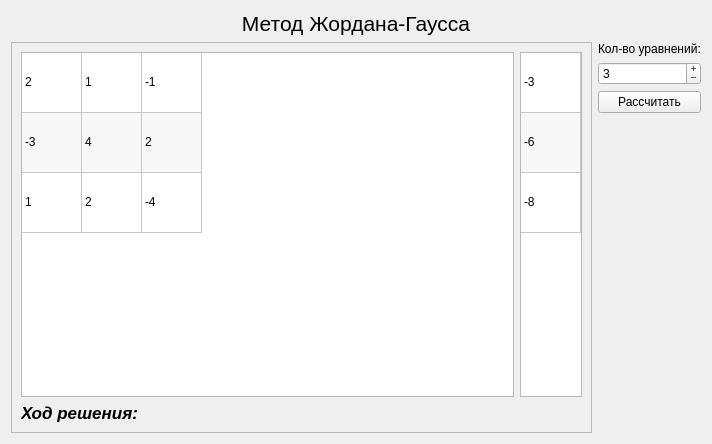
<?xml version="1.0" encoding="UTF-8"?>
<ui version="4.0">
 <class>Gauss</class>
 <widget class="QWidget" name="Gauss">
  <property name="geometry">
   <rect>
    <x>0</x>
    <y>0</y>
    <width>712</width>
    <height>444</height>
   </rect>
  </property>
  <property name="windowTitle">
   <string>Form</string>
  </property>
  <layout class="QVBoxLayout" name="verticalLayout">
   <item>
    <widget class="QLabel" name="labLabel">
     <property name="font">
      <font>
       <pointsize>16</pointsize>
       <weight>50</weight>
       <italic>false</italic>
       <bold>false</bold>
      </font>
     </property>
     <property name="autoFillBackground">
      <bool>false</bool>
     </property>
     <property name="text">
      <string>Метод Жордана-Гаусса</string>
     </property>
     <property name="textFormat">
      <enum>Qt::AutoText</enum>
     </property>
     <property name="alignment">
      <set>Qt::AlignCenter</set>
     </property>
    </widget>
   </item>
   <item>
    <layout class="QHBoxLayout" name="mainLayout">
     <item>
      <widget class="QScrollArea" name="srcArea">
       <property name="widgetResizable">
        <bool>true</bool>
       </property>
       <widget class="QWidget" name="srcContents">
        <property name="geometry">
         <rect>
          <x>0</x>
          <y>0</y>
          <width>556</width>
          <height>388</height>
         </rect>
        </property>
        <layout class="QVBoxLayout" name="verticalLayout_3">
         <item>
          <layout class="QVBoxLayout" name="srcLayout">
           <item>
            <layout class="QHBoxLayout" name="conditionLayout">
             <item>
              <widget class="QTableWidget" name="conditionTableWidget">
               <property name="minimumSize">
                <size>
                 <width>182</width>
                 <height>182</height>
                </size>
               </property>
               <property name="editTriggers">
                <set>QAbstractItemView::AnyKeyPressed|QAbstractItemView::CurrentChanged|QAbstractItemView::DoubleClicked|QAbstractItemView::EditKeyPressed</set>
               </property>
               <property name="alternatingRowColors">
                <bool>true</bool>
               </property>
               <property name="selectionMode">
                <enum>QAbstractItemView::NoSelection</enum>
               </property>
               <property name="rowCount">
                <number>3</number>
               </property>
               <property name="columnCount">
                <number>3</number>
               </property>
               <attribute name="horizontalHeaderVisible">
                <bool>false</bool>
               </attribute>
               <attribute name="horizontalHeaderDefaultSectionSize">
                <number>60</number>
               </attribute>
               <attribute name="horizontalHeaderStretchLastSection">
                <bool>false</bool>
               </attribute>
               <attribute name="verticalHeaderVisible">
                <bool>false</bool>
               </attribute>
               <attribute name="verticalHeaderCascadingSectionResizes">
                <bool>false</bool>
               </attribute>
               <attribute name="verticalHeaderDefaultSectionSize">
                <number>60</number>
               </attribute>
               <attribute name="verticalHeaderHighlightSections">
                <bool>false</bool>
               </attribute>
               <attribute name="verticalHeaderMinimumSectionSize">
                <number>23</number>
               </attribute>
               <row/>
               <row/>
               <row/>
               <column/>
               <column/>
               <column/>
               <item row="0" column="0">
                <property name="text">
                 <string>2</string>
                </property>
               </item>
               <item row="0" column="1">
                <property name="text">
                 <string>1</string>
                </property>
               </item>
               <item row="0" column="2">
                <property name="text">
                 <string>-1</string>
                </property>
               </item>
               <item row="1" column="0">
                <property name="text">
                 <string>-3</string>
                </property>
               </item>
               <item row="1" column="1">
                <property name="text">
                 <string>4</string>
                </property>
               </item>
               <item row="1" column="2">
                <property name="text">
                 <string>2</string>
                </property>
               </item>
               <item row="2" column="0">
                <property name="text">
                 <string>1</string>
                </property>
               </item>
               <item row="2" column="1">
                <property name="text">
                 <string>2</string>
                </property>
               </item>
               <item row="2" column="2">
                <property name="text">
                 <string>-4</string>
                </property>
               </item>
              </widget>
             </item>
             <item>
              <widget class="QTableWidget" name="conditionColumnWidget">
               <property name="minimumSize">
                <size>
                 <width>62</width>
                 <height>62</height>
                </size>
               </property>
               <property name="maximumSize">
                <size>
                 <width>62</width>
                 <height>16777215</height>
                </size>
               </property>
               <property name="verticalScrollBarPolicy">
                <enum>Qt::ScrollBarAsNeeded</enum>
               </property>
               <property name="horizontalScrollBarPolicy">
                <enum>Qt::ScrollBarAsNeeded</enum>
               </property>
               <property name="sizeAdjustPolicy">
                <enum>QAbstractScrollArea::AdjustIgnored</enum>
               </property>
               <property name="editTriggers">
                <set>QAbstractItemView::AnyKeyPressed|QAbstractItemView::CurrentChanged|QAbstractItemView::DoubleClicked|QAbstractItemView::EditKeyPressed</set>
               </property>
               <property name="alternatingRowColors">
                <bool>true</bool>
               </property>
               <property name="selectionMode">
                <enum>QAbstractItemView::NoSelection</enum>
               </property>
               <property name="rowCount">
                <number>3</number>
               </property>
               <property name="columnCount">
                <number>1</number>
               </property>
               <attribute name="horizontalHeaderVisible">
                <bool>false</bool>
               </attribute>
               <attribute name="horizontalHeaderDefaultSectionSize">
                <number>60</number>
               </attribute>
               <attribute name="horizontalHeaderHighlightSections">
                <bool>false</bool>
               </attribute>
               <attribute name="verticalHeaderVisible">
                <bool>false</bool>
               </attribute>
               <attribute name="verticalHeaderDefaultSectionSize">
                <number>60</number>
               </attribute>
               <attribute name="verticalHeaderHighlightSections">
                <bool>false</bool>
               </attribute>
               <attribute name="verticalHeaderMinimumSectionSize">
                <number>23</number>
               </attribute>
               <row/>
               <row/>
               <row/>
               <column/>
               <item row="0" column="0">
                <property name="text">
                 <string>-3</string>
                </property>
               </item>
               <item row="1" column="0">
                <property name="text">
                 <string>-6</string>
                </property>
               </item>
               <item row="2" column="0">
                <property name="text">
                 <string>-8</string>
                </property>
               </item>
              </widget>
             </item>
            </layout>
           </item>
           <item>
            <widget class="QLabel" name="solutionLabel">
             <property name="enabled">
              <bool>true</bool>
             </property>
             <property name="font">
              <font>
               <pointsize>13</pointsize>
               <weight>75</weight>
               <italic>true</italic>
               <bold>true</bold>
              </font>
             </property>
             <property name="text">
              <string>Ход решения:</string>
             </property>
             <property name="wordWrap">
              <bool>true</bool>
             </property>
            </widget>
           </item>
           <item>
            <layout class="QVBoxLayout" name="solutionLayout"/>
           </item>
          </layout>
         </item>
        </layout>
       </widget>
      </widget>
     </item>
     <item>
      <layout class="QVBoxLayout" name="settingsLayout">
       <item>
        <widget class="QLabel" name="matrixSizeLabel">
         <property name="text">
          <string>Кол-во уравнений:</string>
         </property>
        </widget>
       </item>
       <item>
        <widget class="QSpinBox" name="matrixSizeSpin">
         <property name="wrapping">
          <bool>true</bool>
         </property>
         <property name="frame">
          <bool>true</bool>
         </property>
         <property name="buttonSymbols">
          <enum>QAbstractSpinBox::PlusMinus</enum>
         </property>
         <property name="showGroupSeparator" stdset="0">
          <bool>false</bool>
         </property>
         <property name="minimum">
          <number>2</number>
         </property>
         <property name="maximum">
          <number>999</number>
         </property>
         <property name="value">
          <number>3</number>
         </property>
        </widget>
       </item>
       <item>
        <widget class="QPushButton" name="calculateButton">
         <property name="text">
          <string>Рассчитать</string>
         </property>
        </widget>
       </item>
       <item>
        <spacer name="settingsSpacer">
         <property name="orientation">
          <enum>Qt::Vertical</enum>
         </property>
         <property name="sizeHint" stdset="0">
          <size>
           <width>20</width>
           <height>40</height>
          </size>
         </property>
        </spacer>
       </item>
      </layout>
     </item>
    </layout>
   </item>
  </layout>
 </widget>
 <resources/>
 <connections/>
</ui>
